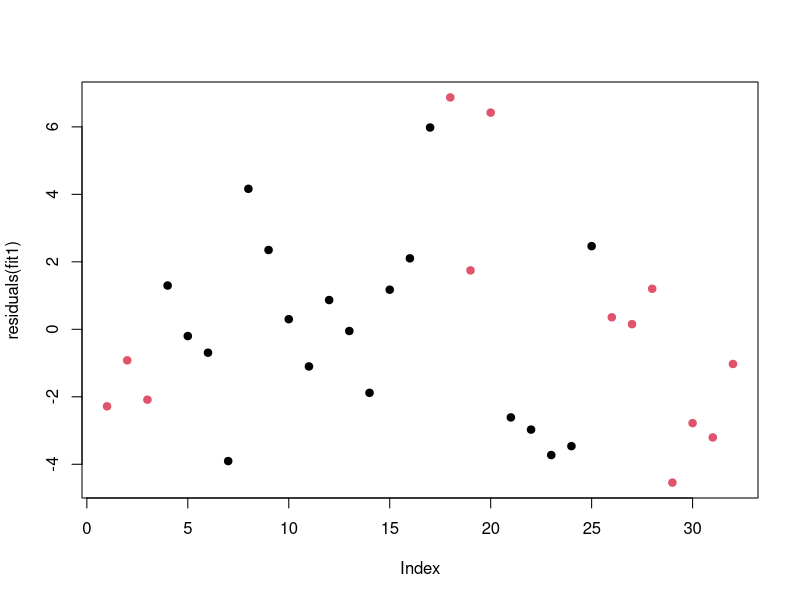
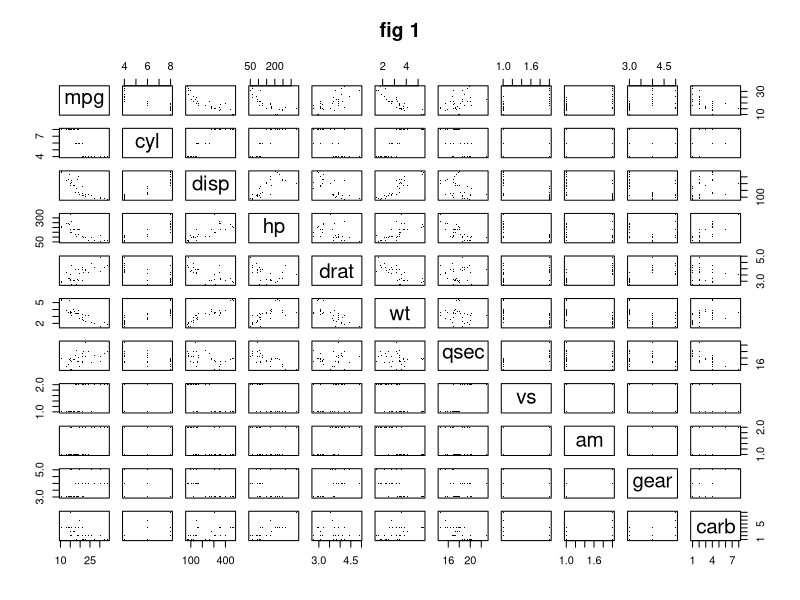
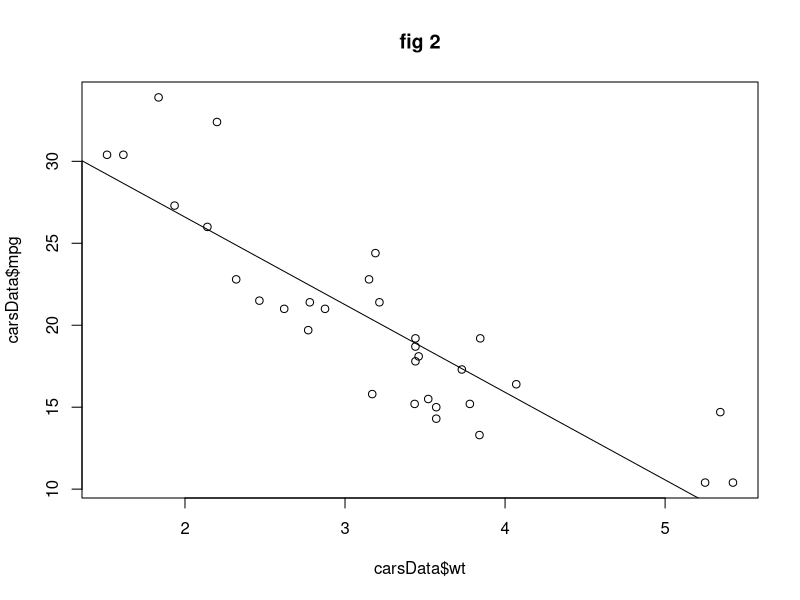
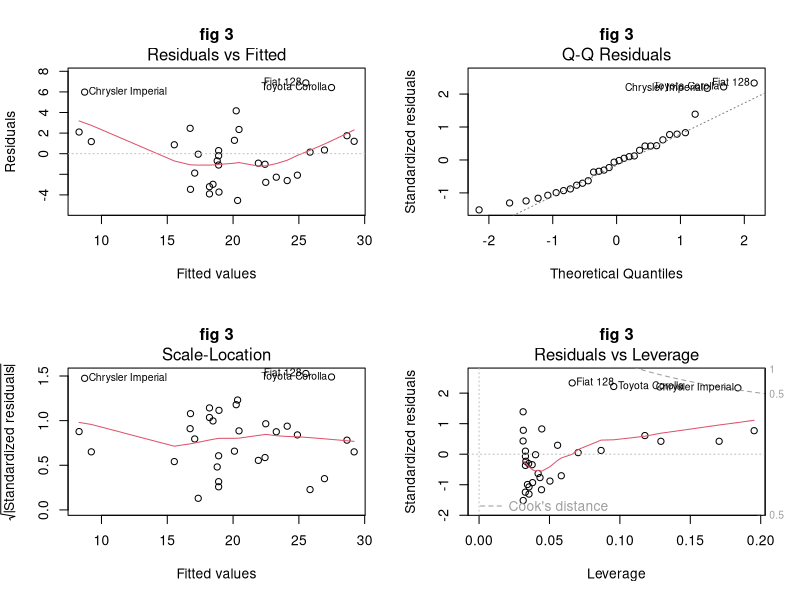

Generate these figures, in order, with R:
## ---- chunk 1
carsData <- mtcars
carsData$am <- as.factor(carsData$am)
levels(carsData$am) <- c("Automatic", "Manual")

carsData$vs <- as.factor(carsData$vs)
levels(carsData$vs) <- c("V", "S")
## ---- chunk 2
fit1 <- lm(mpg ~ wt, data = carsData)
## ---- chunk 3
summary(update(fit1, mpg ~ wt + am))
## ---- chunk 4
plot(residuals(fit1), col=carsData$am, pch=19)
## ---- chunk 5
plot(carsData, pch='.', main="fig 1")
## ---- chunk 6
plot(carsData$wt, carsData$mpg, main="fig 2")
abline(lm(carsData$mpg ~ carsData$wt))
## ---- chunk 7
par(mfrow = c(2,2))
plot(fit1, main="fig 3")
